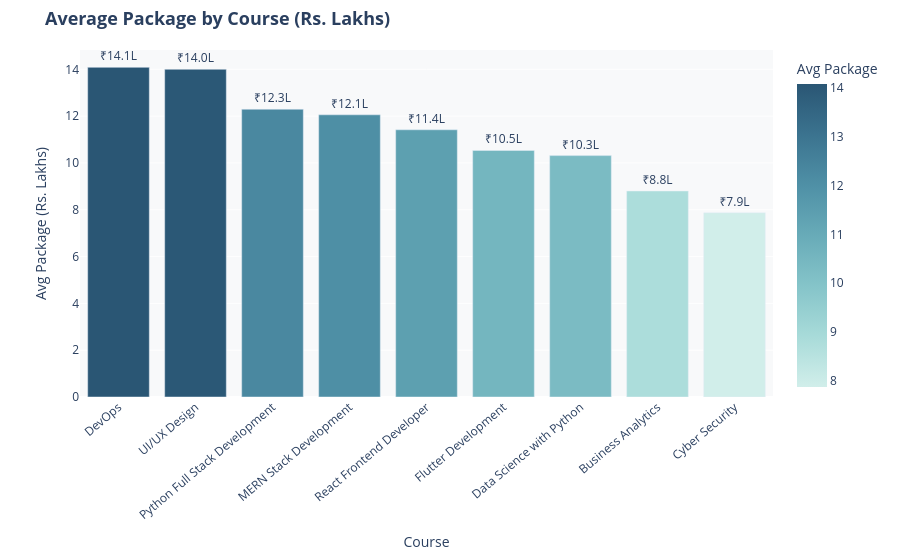

Here is the notebook cell this chart was saved with:
### Code cell
avg_pkg = (
    dt[dt['Package (Rs.L)'].notna()]
    .groupby('Course')['Package (Rs.L)']
    .agg(['mean', 'min', 'max', 'count'])
    .reset_index()
    .rename(columns={'mean': 'Avg Package', 'min': 'Min', 'max': 'Max', 'count': 'Students Placed'})
    .sort_values('Avg Package', ascending=False)
)

fig = px.bar(
    avg_pkg,
    x='Course',
    y='Avg Package',
    text='Avg Package',
    color='Avg Package',
    color_continuous_scale='Teal',
    hover_data={'Min': True, 'Max': True, 'Students Placed': True},
    title='<b>Average Package by Course (Rs. Lakhs)</b>'
)
fig.update_traces(texttemplate='₹%{text:.1f}L', textposition='outside')
fig.update_layout(
    xaxis_tickangle=-40,
    title_font_size=18,
    coloraxis_showscale=True,
    paper_bgcolor='white',
    plot_bgcolor='#f8f9fa',
    yaxis_title='Avg Package (Rs. Lakhs)',
    margin=dict(t=50, b=100)
)
fig.show()

### Figure 1 — Plotly figure (JSON) as saved in the notebook; plotly's stock layout.template omitted (floating-point values rounded to 4 significant figures)
{"data": [{"customdata": [[8.9, 18.8, 6.0], [8.5, 19.5, 2.0], [2.8, 18.8, 30.0], [2.5, 18.8, 16.0], [5.4, 17.8, 18.0], [2.6, 19.8, 3.0], [2.8, 20.0, 53.0], [3.5, 12.2, 3.0], [5.9, 10.0, 4.0]], "hovertemplate": "Course=%{x}<br>Avg Package=%{marker.color}<br>Min=%{customdata[0]}<br>Max=%{customdata[1]}<br>Students Placed=%{customdata[2]}<extra></extra>", "legendgroup": "", "marker": {"color": [14.08, 14.0, 12.29, 12.06, 11.42, 10.53, 10.31, 8.8, 7.875], "coloraxis": "coloraxis", "pattern": {"shape": ""}}, "name": "", "orientation": "v", "showlegend": false, "text": [14.08, 14.0, 12.29, 12.06, 11.42, 10.53, 10.31, 8.8, 7.875], "textposition": "outside", "texttemplate": "₹%{text:.1f}L", "type": "bar", "x": ["DevOps", "UI/UX Design", "Python Full Stack Development", "MERN Stack Development", "React Frontend Developer", "Flutter Development", "Data Science with Python", "Business Analytics", "Cyber Security"], "xaxis": "x", "y": [14.08, 14.0, 12.29, 12.06, 11.42, 10.53, 10.31, 8.8, 7.875], "yaxis": "y"}], "layout": {"barmode": "relative", "coloraxis": {"colorbar": {"title": {"text": "Avg Package"}}, "colorscale": [[0, "rgb(209, 238, 234)"], [0.1667, "rgb(168, 219, 217)"], [0.3333, "rgb(133, 196, 201)"], [0.5, "rgb(104, 171, 184)"], [0.6667, "rgb(79, 144, 166)"], [0.8333, "rgb(59, 115, 143)"], [1, "rgb(42, 86, 116)"]], "showscale": true}, "legend": {"tracegroupgap": 0}, "margin": {"b": 100, "t": 50}, "paper_bgcolor": "white", "plot_bgcolor": "#f8f9fa", "title": {"font": {"size": 18}, "text": "<b>Average Package by Course (Rs. Lakhs)</b>"}, "xaxis": {"anchor": "y", "domain": [0, 1], "tickangle": -40, "title": {"text": "Course"}}, "yaxis": {"anchor": "x", "domain": [0, 1], "title": {"text": "Avg Package (Rs. Lakhs)"}}}}
